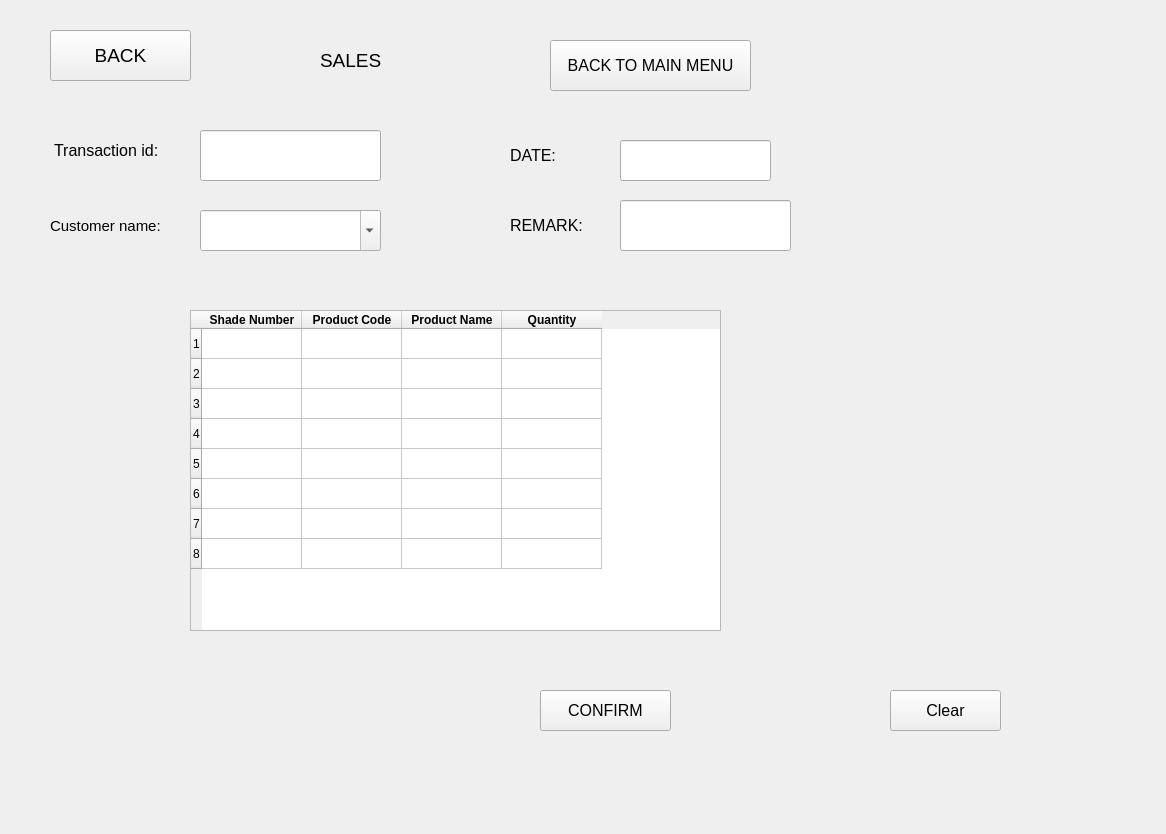
<?xml version="1.0" encoding="UTF-8"?>
<ui version="4.0">
 <class>sales_add</class>
 <widget class="QMainWindow" name="sales_add">
  <property name="geometry">
   <rect>
    <x>0</x>
    <y>0</y>
    <width>1166</width>
    <height>834</height>
   </rect>
  </property>
  <property name="windowTitle">
   <string>MainWindow</string>
  </property>
  <widget class="QWidget" name="centralwidget">
   <widget class="QPushButton" name="sales_add_back">
    <property name="geometry">
     <rect>
      <x>50</x>
      <y>30</y>
      <width>141</width>
      <height>51</height>
     </rect>
    </property>
    <property name="font">
     <font>
      <pointsize>14</pointsize>
     </font>
    </property>
    <property name="text">
     <string>BACK</string>
    </property>
   </widget>
   <widget class="QPushButton" name="pushButton">
    <property name="geometry">
     <rect>
      <x>550</x>
      <y>40</y>
      <width>201</width>
      <height>51</height>
     </rect>
    </property>
    <property name="font">
     <font>
      <pointsize>12</pointsize>
     </font>
    </property>
    <property name="text">
     <string>BACK TO MAIN MENU</string>
    </property>
   </widget>
   <widget class="QLabel" name="label">
    <property name="geometry">
     <rect>
      <x>320</x>
      <y>40</y>
      <width>111</width>
      <height>41</height>
     </rect>
    </property>
    <property name="font">
     <font>
      <pointsize>14</pointsize>
     </font>
    </property>
    <property name="text">
     <string>SALES</string>
    </property>
   </widget>
   <widget class="QPushButton" name="sales_add_confirm">
    <property name="geometry">
     <rect>
      <x>540</x>
      <y>690</y>
      <width>131</width>
      <height>41</height>
     </rect>
    </property>
    <property name="font">
     <font>
      <pointsize>12</pointsize>
     </font>
    </property>
    <property name="text">
     <string>CONFIRM</string>
    </property>
   </widget>
   <widget class="QTableWidget" name="sales_add_table">
    <property name="geometry">
     <rect>
      <x>190</x>
      <y>310</y>
      <width>531</width>
      <height>321</height>
     </rect>
    </property>
    <property name="rowCount">
     <number>8</number>
    </property>
    <property name="columnCount">
     <number>4</number>
    </property>
    <row/>
    <row/>
    <row/>
    <row/>
    <row/>
    <row/>
    <row/>
    <row/>
    <column>
     <property name="text">
      <string>Shade Number</string>
     </property>
     <property name="font">
      <font>
       <weight>75</weight>
       <bold>true</bold>
      </font>
     </property>
    </column>
    <column>
     <property name="text">
      <string>Product Code</string>
     </property>
     <property name="font">
      <font>
       <weight>75</weight>
       <bold>true</bold>
      </font>
     </property>
    </column>
    <column>
     <property name="text">
      <string>Product Name</string>
     </property>
     <property name="font">
      <font>
       <weight>75</weight>
       <bold>true</bold>
      </font>
     </property>
    </column>
    <column>
     <property name="text">
      <string>Quantity</string>
     </property>
     <property name="font">
      <font>
       <weight>75</weight>
       <bold>true</bold>
      </font>
     </property>
    </column>
    <item row="0" column="2">
     <property name="text">
      <string/>
     </property>
     <property name="flags">
      <set>ItemIsSelectable|ItemIsDragEnabled|ItemIsEnabled</set>
     </property>
    </item>
    <item row="1" column="2">
     <property name="text">
      <string/>
     </property>
     <property name="flags">
      <set>ItemIsSelectable|ItemIsDragEnabled|ItemIsEnabled</set>
     </property>
    </item>
    <item row="2" column="2">
     <property name="text">
      <string/>
     </property>
     <property name="flags">
      <set>ItemIsSelectable|ItemIsDragEnabled|ItemIsEnabled</set>
     </property>
    </item>
    <item row="3" column="2">
     <property name="text">
      <string/>
     </property>
     <property name="flags">
      <set>ItemIsSelectable|ItemIsDragEnabled|ItemIsEnabled</set>
     </property>
    </item>
    <item row="4" column="2">
     <property name="text">
      <string/>
     </property>
     <property name="flags">
      <set>ItemIsSelectable|ItemIsDragEnabled|ItemIsEnabled</set>
     </property>
    </item>
    <item row="5" column="2">
     <property name="text">
      <string/>
     </property>
     <property name="flags">
      <set>ItemIsSelectable|ItemIsDragEnabled|ItemIsEnabled</set>
     </property>
    </item>
    <item row="6" column="2">
     <property name="text">
      <string/>
     </property>
     <property name="flags">
      <set>ItemIsSelectable|ItemIsDragEnabled|ItemIsEnabled</set>
     </property>
    </item>
    <item row="7" column="2">
     <property name="text">
      <string/>
     </property>
     <property name="flags">
      <set>ItemIsSelectable|ItemIsDragEnabled|ItemIsEnabled</set>
     </property>
    </item>
   </widget>
   <widget class="QLineEdit" name="sales_add_transid">
    <property name="geometry">
     <rect>
      <x>200</x>
      <y>130</y>
      <width>181</width>
      <height>51</height>
     </rect>
    </property>
    <property name="font">
     <font>
      <pointsize>12</pointsize>
     </font>
    </property>
   </widget>
   <widget class="QLineEdit" name="sales_add_remark">
    <property name="geometry">
     <rect>
      <x>620</x>
      <y>200</y>
      <width>171</width>
      <height>51</height>
     </rect>
    </property>
    <property name="font">
     <font>
      <pointsize>12</pointsize>
     </font>
    </property>
   </widget>
   <widget class="QLabel" name="label_3">
    <property name="geometry">
     <rect>
      <x>54</x>
      <y>135</y>
      <width>131</width>
      <height>31</height>
     </rect>
    </property>
    <property name="font">
     <font>
      <pointsize>12</pointsize>
     </font>
    </property>
    <property name="text">
     <string>Transaction id:</string>
    </property>
   </widget>
   <widget class="QLabel" name="label_4">
    <property name="geometry">
     <rect>
      <x>50</x>
      <y>210</y>
      <width>131</width>
      <height>31</height>
     </rect>
    </property>
    <property name="font">
     <font>
      <pointsize>11</pointsize>
     </font>
    </property>
    <property name="text">
     <string>Customer name:</string>
    </property>
   </widget>
   <widget class="QLabel" name="label_5">
    <property name="geometry">
     <rect>
      <x>510</x>
      <y>140</y>
      <width>101</width>
      <height>31</height>
     </rect>
    </property>
    <property name="font">
     <font>
      <pointsize>12</pointsize>
     </font>
    </property>
    <property name="text">
     <string>DATE:</string>
    </property>
   </widget>
   <widget class="QLabel" name="label_6">
    <property name="geometry">
     <rect>
      <x>510</x>
      <y>210</y>
      <width>91</width>
      <height>31</height>
     </rect>
    </property>
    <property name="font">
     <font>
      <pointsize>12</pointsize>
     </font>
    </property>
    <property name="text">
     <string>REMARK:</string>
    </property>
   </widget>
   <widget class="QLineEdit" name="sales_add_date">
    <property name="geometry">
     <rect>
      <x>620</x>
      <y>140</y>
      <width>151</width>
      <height>41</height>
     </rect>
    </property>
    <property name="font">
     <font>
      <pointsize>12</pointsize>
     </font>
    </property>
   </widget>
   <widget class="QComboBox" name="sales_modify_customer">
    <property name="geometry">
     <rect>
      <x>200</x>
      <y>210</y>
      <width>181</width>
      <height>41</height>
     </rect>
    </property>
    <property name="font">
     <font>
      <pointsize>12</pointsize>
     </font>
    </property>
    <property name="editable">
     <bool>true</bool>
    </property>
    <item>
     <property name="text">
      <string/>
     </property>
    </item>
    <item>
     <property name="text">
      <string>Rajesh</string>
     </property>
    </item>
    <item>
     <property name="text">
      <string>Nishit</string>
     </property>
    </item>
    <item>
     <property name="text">
      <string>Nilay</string>
     </property>
    </item>
    <item>
     <property name="text">
      <string>Parth</string>
     </property>
    </item>
   </widget>
   <widget class="QPushButton" name="sales_add_clear">
    <property name="geometry">
     <rect>
      <x>890</x>
      <y>690</y>
      <width>111</width>
      <height>41</height>
     </rect>
    </property>
    <property name="font">
     <font>
      <pointsize>12</pointsize>
     </font>
    </property>
    <property name="text">
     <string>Clear</string>
    </property>
   </widget>
  </widget>
  <widget class="QMenuBar" name="menubar">
   <property name="geometry">
    <rect>
     <x>0</x>
     <y>0</y>
     <width>1166</width>
     <height>26</height>
    </rect>
   </property>
  </widget>
 </widget>
 <resources/>
 <connections/>
</ui>
